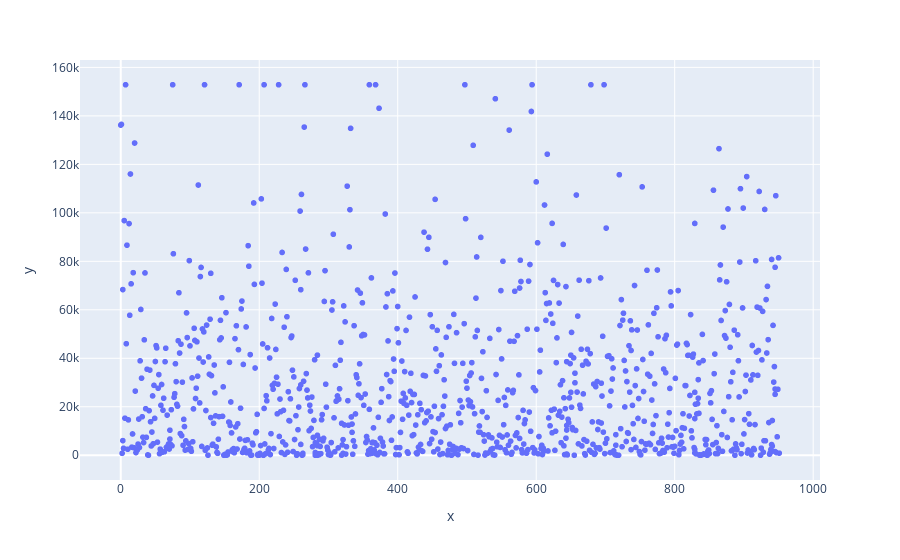

The cell this chart's notebook holds for it:
### Code cell
fig = px.scatter(x=d['DISTRICT'], y=d['CASES'])
fig.show()

### Figure 1 — Plotly figure (JSON) as saved in the notebook; plotly's stock layout.template omitted (floating-point values rounded to 4 significant figures; data arrays with more than 128 entries replaced by an {"elided": "..."} marker saying what was removed)
{"data": [{"hovertemplate": "x=%{x}<br>y=%{y}<extra></extra>", "legendgroup": "", "marker": {"color": "#636efa", "symbol": "circle"}, "mode": "markers", "name": "", "showlegend": false, "type": "scattergl", "x": {"elided": "1014 int values"}, "xaxis": "x", "y": {"elided": "1014 float values"}, "yaxis": "y"}], "layout": {"legend": {"tracegroupgap": 0}, "margin": {"t": 60}, "xaxis": {"anchor": "y", "domain": [0, 1], "title": {"text": "x"}}, "yaxis": {"anchor": "x", "domain": [0, 1], "title": {"text": "y"}}}}
